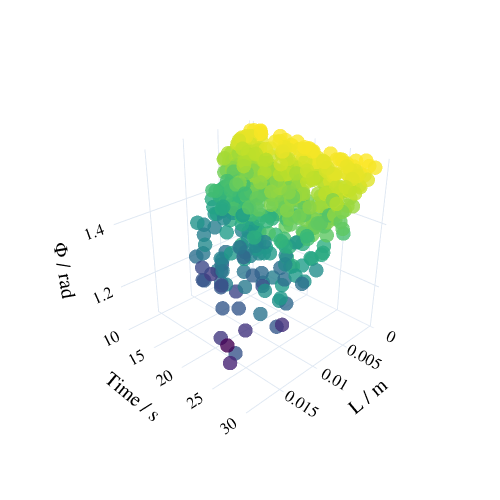

This figure's notebook cell:
### Code cell
scatter_plot_3D(micro_df['L'], micro_df['t'], micro_df['phi'], 
                'L / m', 'Time / s', 'Φ / rad', 2, 2, 1.5)

### Figure 1 — Plotly figure (JSON) as saved in the notebook; plotly's stock layout.template omitted (floating-point values rounded to 4 significant figures; data arrays with more than 128 entries replaced by an {"elided": "..."} marker saying what was removed)
{"data": [{"marker": {"color": {"elided": "500 float values"}, "colorscale": [[0, "#440154"], [0.1111, "#482878"], [0.2222, "#3e4989"], [0.3333, "#31688e"], [0.4444, "#26828e"], [0.5556, "#1f9e89"], [0.6667, "#35b779"], [0.7778, "#6ece58"], [0.8889, "#b5de2b"], [1, "#fde725"]], "opacity": 0.8, "size": 5}, "mode": "markers", "type": "scatter3d", "x": {"elided": "500 float values"}, "y": {"elided": "500 float values"}, "z": {"elided": "500 float values"}}], "layout": {"font": {"color": "black", "family": "Helvetica", "size": 14}, "height": 500, "margin": {"b": 0, "l": 0, "r": 0, "t": 0}, "scene": {"camera": {"center": {"x": 0, "y": 0, "z": 0}, "eye": {"x": 2, "y": 2, "z": 1.5}, "up": {"x": 0, "y": 0, "z": 1}}, "xaxis": {"title": {"font": {"size": 20}, "text": "L / m"}}, "yaxis": {"title": {"font": {"size": 20}, "text": "Time / s"}}, "zaxis": {"title": {"font": {"size": 20}, "text": "Φ / rad"}}}, "width": 500}}
